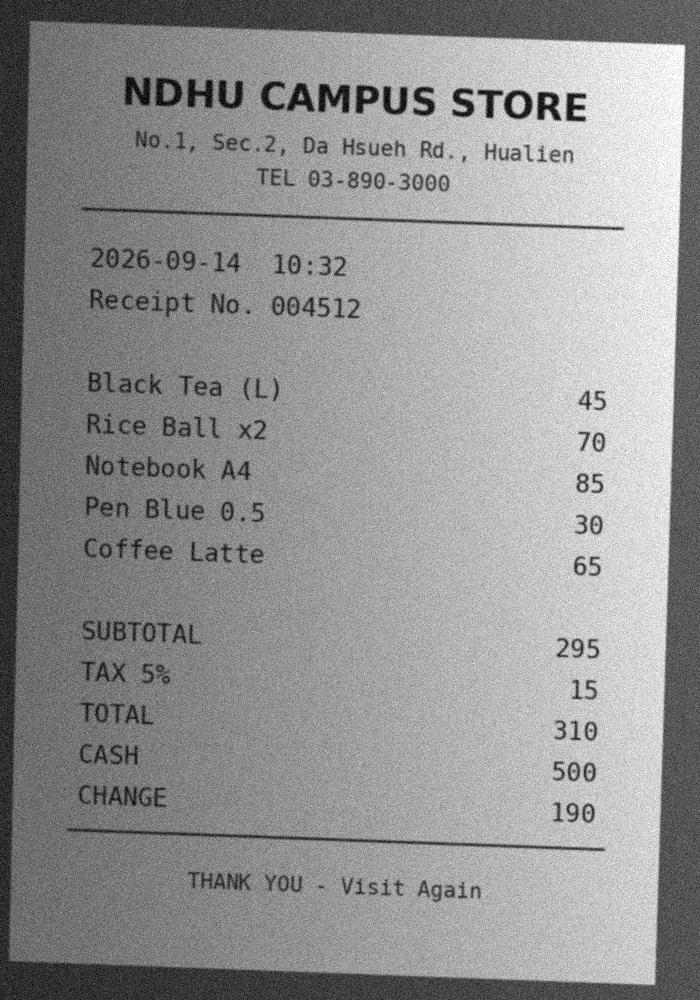
#> input picture images/receipt_photo.jpg, 700 x 1000 px
$ python HW1.py
#> lines starting #> are read from the running program, lines starting #| are printed output that depends on the picture; after the words box and inside, x2 and y2 are one past the last pixel; in counts of white or black regions, pixels touching at a corner belong together
#Methods

#Grayscale - Converts a color image into shades of gray.
#CLAHE - Improves local contrast so details and text are easier to see.
#Gaussian Blur - Smooths the image to reduce general/random noise.
#Bilateral Filter - Reduces noise while preserving important edges.
#Median Filter - Removes small dots and specks, especially salt-and-pepper noise.
#Adaptive Threshold - Converts an image to black and white based on local brightness.
#Canny - Detects edges and boundaries in an image.
#Morphological Opening - Removes small unwanted noise and tiny objects while preserving the main shapes of the image.


import cv2
import os  #helps Python find folders and files
import pytesseract  #used for OCR text recognition

#folder locations
BASE_DIR = os.path.dirname(os.path.abspath(__file__))  #where HW1.py is located
IMAGE_DIR = os.path.join(BASE_DIR, "images")  #original images folder
OUTPUT_DIR = os.path.join(BASE_DIR, "output")  #processed images folder
os.makedirs(OUTPUT_DIR, exist_ok=True)  #creates output folder if it does not exist

# ============================================================
# TESSERACT OCR
# ============================================================

pytesseract.pytesseract.tesseract_cmd = r"C:\Program Files\Tesseract-OCR\tesseract.exe"  #Tesseract installation path

# ============================================================
# OCR WORD SCORE FUNCTION
# ============================================================

def get_ocr_word_score(image, psm=6):

    #runs OCR and gets the detected words with their confidence scores
    data = pytesseract.image_to_data(image, config=f"--psm {psm}", output_type=pytesseract.Output.DICT)
    confidences = []
    words = []

    for i in range(len(data["text"])):
        word = data["text"][i].strip()
        try:
            confidence = float(data["conf"][i])  #gets the confidence score for each word
        except:
            confidence = -1  #ignores invalid confidence values

        if word != "" and confidence >= 0:
            confidences.append(confidence)
            words.append(word)

    if len(confidences) == 0:
        return 0.0, 0, ""  #returns zero if no words are detected

    score = sum(confidences) / len(confidences)  #calculates average word confidence
    text = " ".join(words)  #combines detected words into one text
    return score, len(words), text

def get_best_ocr_result(image):

    #tries different Tesseract layouts because receipts can have different text arrangements
    psm_modes = [6, 4, 11]
    best_score = 0.0
    best_words = 0
    best_text = ""
    best_psm = 6

    for psm in psm_modes:
        score, words, text = get_ocr_word_score(image, psm)
        if words > 0 and score > best_score:
            best_score = score
            best_words = words
            best_text = text
            best_psm = psm
    return best_score, best_words, best_text, best_psm

# ============================================================
# 1. RECEIPT
# ============================================================

img = cv2.imread(os.path.join(IMAGE_DIR, "receipt_photo.jpg"))  #loads the receipt image
#> img is the input picture: shape (1000, 700, 3); min 0, max 255, mean 146.8

if img is None:
    print("ERROR: receipt_photo.jpg could not be loaded.")
    exit()

gray = cv2.cvtColor(img, cv2.COLOR_BGR2GRAY)  #converts receipt to grayscale

#save original
cv2.imwrite(os.path.join(OUTPUT_DIR, "receipt_before.png"), gray)

#lecture pipeline:
#Gray -> CLAHE -> Bilateral -> Adaptive Threshold -> Median

clahe = cv2.createCLAHE(clipLimit=2.0, tileGridSize=(8, 8)).apply(gray)  #improves local contrast
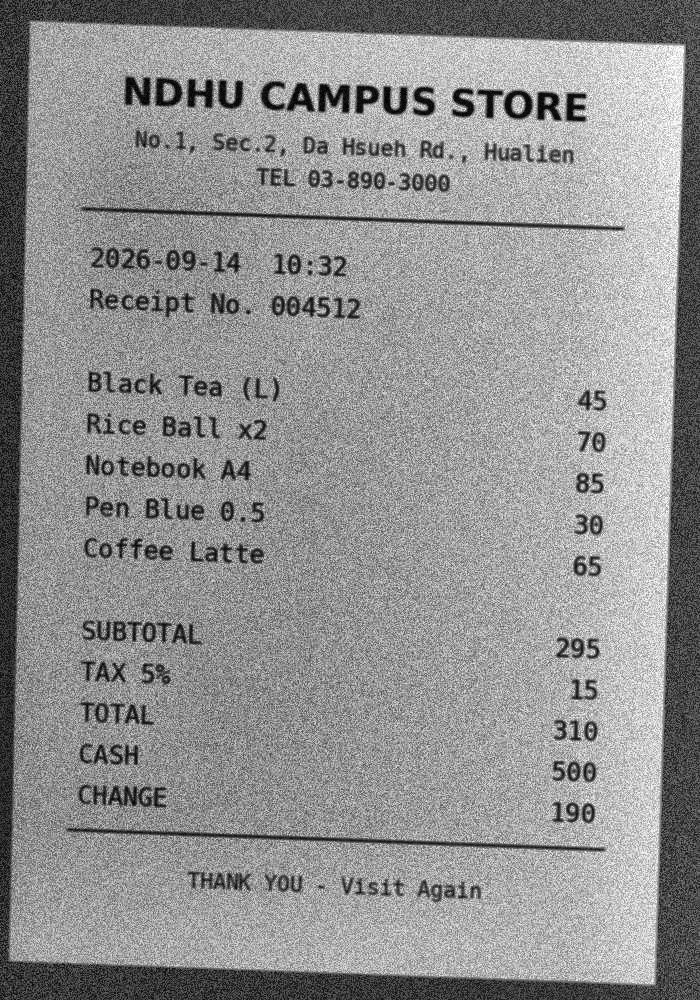
#> clahe: shape (1000, 700); min 0, max 255, mean 145.2
den = cv2.bilateralFilter(clahe, 7, 50, 50)  #7 = filter size, 50 = color smoothing, 50 = spatial smoothing
bw = cv2.adaptiveThreshold(den, 255, cv2.ADAPTIVE_THRESH_GAUSSIAN_C, cv2.THRESH_BINARY, 41, 18)  #41 and 18 control the threshold
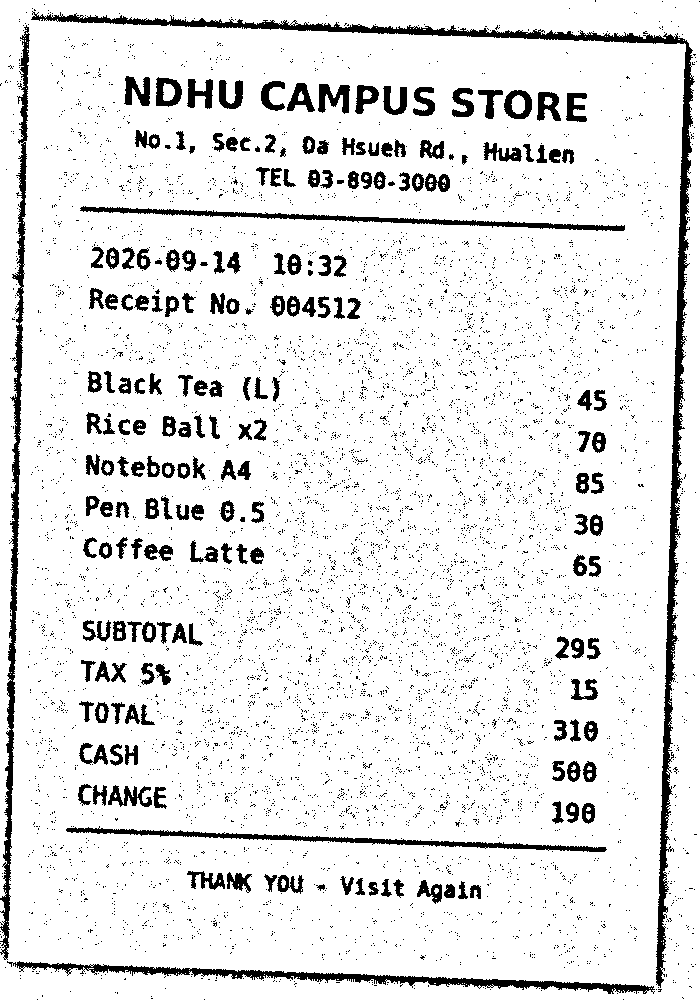
#> bw: shape (1000, 700); 90.2% white; 7160 black regions (6958 under 20 px), largest, box (x1, y1, x2, y2) and area: (31, 11, 695, 988) 11047, (0, 25, 30, 960) 5229, (7, 961, 655, 994) 4049
bw = cv2.medianBlur(bw, 3)  #removes small remaining noise
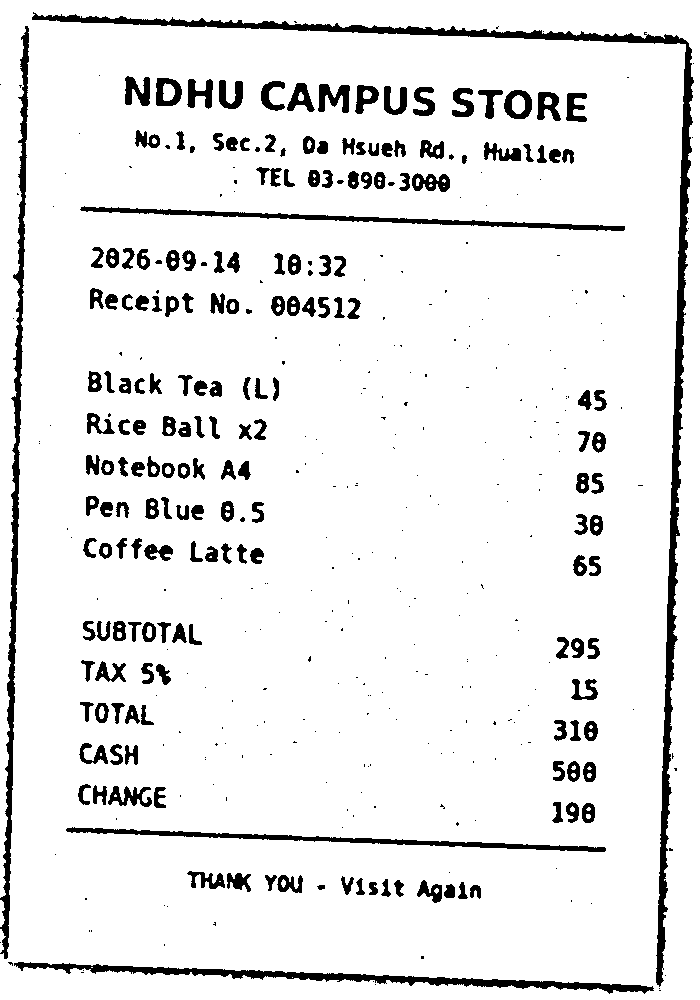
#> bw: shape (1000, 700); 91.7% white; 444 black regions (248 under 20 px), largest, box (x1, y1, x2, y2) and area: (32, 12, 694, 987) 11093, (0, 26, 29, 959) 5234, (14, 962, 654, 994) 4048

#small cleanup after filtering
kernel = cv2.getStructuringElement(cv2.MORPH_RECT, (2, 2))  #creates a small cleanup kernel
bw = cv2.morphologyEx(bw, cv2.MORPH_OPEN, kernel)  #removes tiny unwanted dots while keeping text
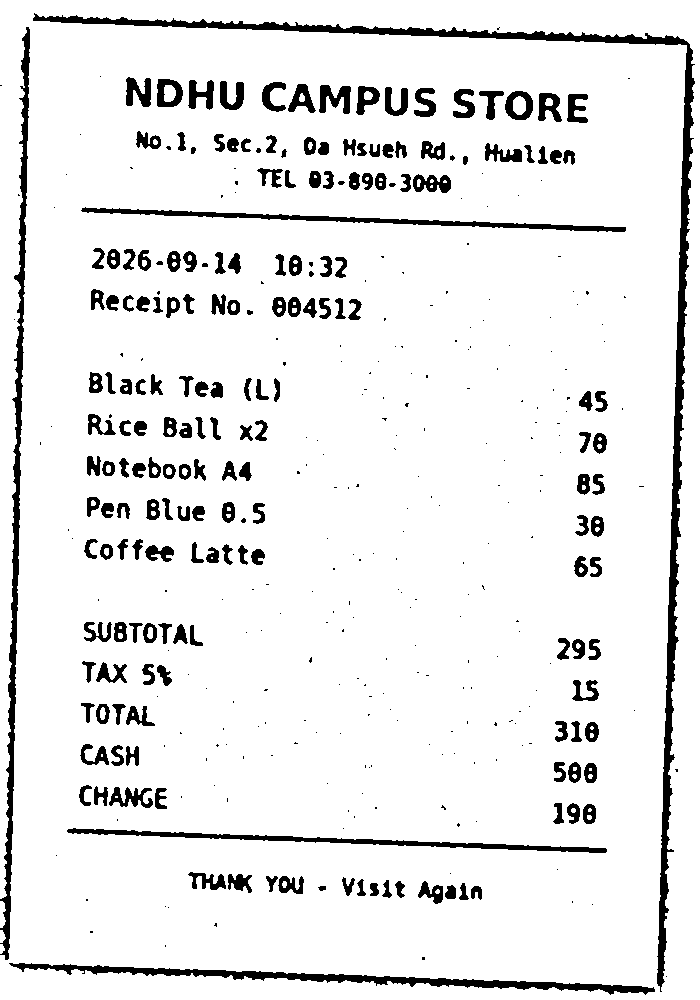
#> bw: shape (1000, 700); 91.7% white; 416 black regions (222 under 20 px), largest, box (x1, y1, x2, y2) and area: (33, 13, 695, 992) 11215, (0, 27, 30, 960) 5294, (9, 963, 655, 995) 4126

#save processed receipt
cv2.imwrite(os.path.join(OUTPUT_DIR, "receipt_clean.png"), bw)

# ------------------------------------------------------------
# RECEIPT - ZOOMED BEFORE / AFTER
# ------------------------------------------------------------

h, w = gray.shape  #gets image height and width
#> h = 1000; w = 700
y1 = int(h * 0.25)  #Y start position
#> y1 = 250
y2 = int(h * 0.50)  #Y end position
#> y2 = 500
x1 = int(w * 0.25)  #X start position
#> x1 = 175
x2 = int(w * 0.75)  #X end position
#> x2 = 525

#y1 must be smaller than y2, and x1 must be smaller than x2
cv2.imwrite(os.path.join(OUTPUT_DIR, "receipt_before_crop.png"), gray[y1:y2, x1:x2])
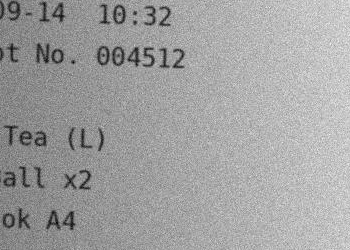
#> saved as receipt_before_crop.png: shape (250, 350); min 2, max 247, mean 161.2
cv2.imwrite(os.path.join(OUTPUT_DIR, "receipt_after_crop.png"), bw[y1:y2, x1:x2])
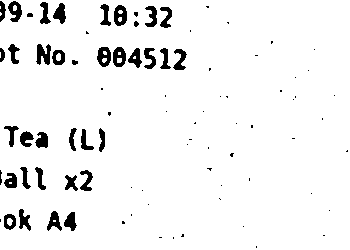
#> saved as receipt_after_crop.png: shape (250, 350); 94.5% white; 87 black regions (50 under 20 px), largest, box (x1, y1, x2, y2) and area: (36, 44, 51, 65) 208, (114, 5, 127, 26) 195, (97, 47, 111, 67) 191

# ------------------------------------------------------------
# RECEIPT - INTENTIONALLY WRONG ORDER
# ------------------------------------------------------------

#correct order:
#CLAHE → Bilateral → Adaptive Threshold → Median

#wrong order:
#Gray → Adaptive Threshold → CLAHE → Bilateral

wrong = cv2.adaptiveThreshold(gray, 255, cv2.ADAPTIVE_THRESH_GAUSSIAN_C, cv2.THRESH_BINARY, 41, 18)  #thresholding is done first
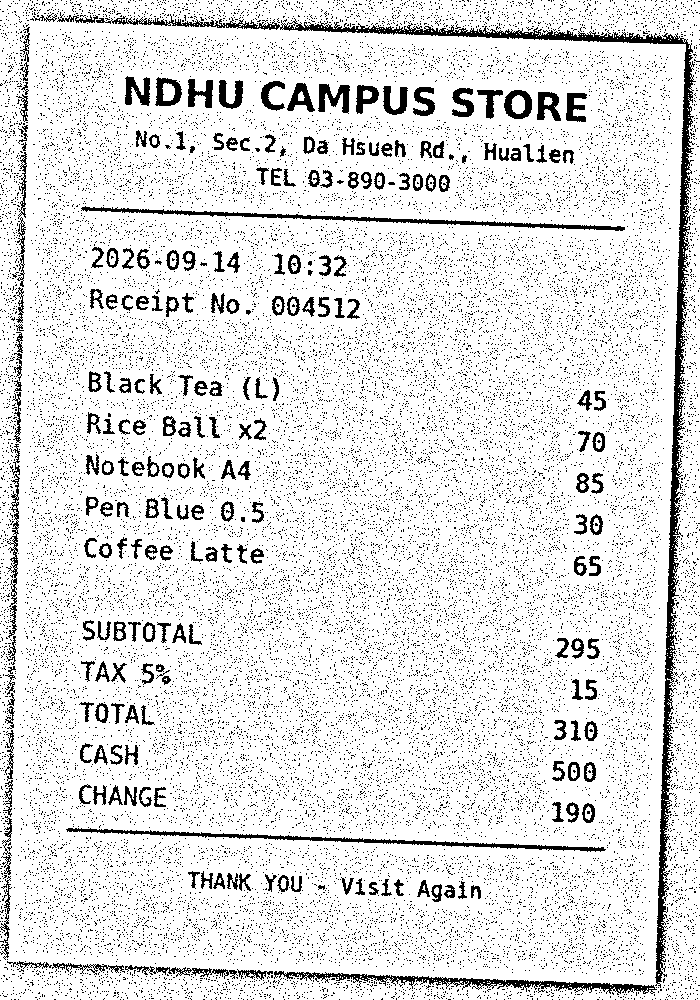
#> wrong: shape (1000, 700); 88.3% white; black in thin lines or dots
wrong = cv2.createCLAHE(clipLimit=2.0, tileGridSize=(8, 8)).apply(wrong)  #CLAHE is applied after thresholding
#> wrong: shape (1000, 700); values 3 (black) and 255 (white), 88.3% white; black in thin lines or dots
#> after the loop in get_best_ocr_result, `for psm in psm_modes:`: best_psm = 6; best_score = 0; best_text = ''; best_words = 0
wrong = cv2.bilateralFilter(wrong, 7, 50, 50)  #bilateral filter is applied last
cv2.imwrite(os.path.join(OUTPUT_DIR, "receipt_wrong_order.png"), wrong)

# ============================================================
# RECEIPT OCR WORD SCORES
# ============================================================

#> (the run stopped early here; a loop or call above may not have finished)
